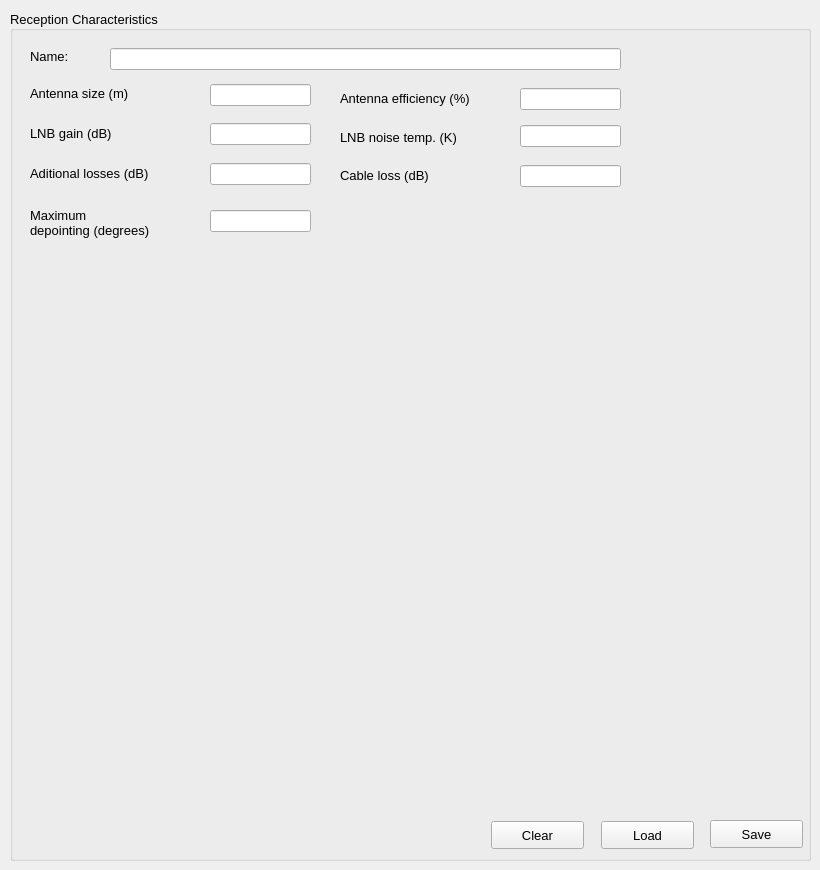
      <widget class="QWidget" name="reception_page_2">
       <widget class="QGroupBox" name="groupBox_13">
        <property name="geometry">
         <rect>
          <x>10</x>
          <y>10</y>
          <width>801</width>
          <height>851</height>
         </rect>
        </property>
        <property name="font">
         <font>
          <pointsize>10</pointsize>
         </font>
        </property>
        <property name="autoFillBackground">
         <bool>false</bool>
        </property>
        <property name="title">
         <string>Reception Characteristics</string>
        </property>
        <property name="alignment">
         <set>Qt::AlignJustify|Qt::AlignVCenter</set>
        </property>
        <widget class="QLabel" name="label_96">
         <property name="geometry">
          <rect>
           <x>20</x>
           <y>38</y>
           <width>55</width>
           <height>16</height>
          </rect>
         </property>
         <property name="text">
          <string>Name:</string>
         </property>
        </widget>
        <widget class="QLabel" name="label_97">
         <property name="geometry">
          <rect>
           <x>20</x>
           <y>68</y>
           <width>151</width>
           <height>31</height>
          </rect>
         </property>
         <property name="text">
          <string>Antenna size (m)</string>
         </property>
        </widget>
        <widget class="QLabel" name="label_98">
         <property name="geometry">
          <rect>
           <x>20</x>
           <y>113</y>
           <width>161</width>
           <height>21</height>
          </rect>
         </property>
         <property name="text">
          <string>LNB gain (dB)</string>
         </property>
        </widget>
        <widget class="QLineEdit" name="name_reception_rcp_2">
         <property name="geometry">
          <rect>
           <x>100</x>
           <y>38</y>
           <width>511</width>
           <height>22</height>
          </rect>
         </property>
        </widget>
        <widget class="QLineEdit" name="lnb_gain_reception_rcp_2">
         <property name="geometry">
          <rect>
           <x>200</x>
           <y>113</y>
           <width>101</width>
           <height>22</height>
          </rect>
         </property>
        </widget>
        <widget class="QLineEdit" name="ant_size_reception_rcp_2">
         <property name="geometry">
          <rect>
           <x>200</x>
           <y>74</y>
           <width>101</width>
           <height>22</height>
          </rect>
         </property>
        </widget>
        <widget class="QPushButton" name="save_reception_rcp_2">
         <property name="geometry">
          <rect>
           <x>700</x>
           <y>810</y>
           <width>93</width>
           <height>28</height>
          </rect>
         </property>
         <property name="font">
          <font>
           <pointsize>10</pointsize>
           <weight>50</weight>
           <bold>false</bold>
          </font>
         </property>
         <property name="text">
          <string>Save</string>
         </property>
        </widget>
        <widget class="QPushButton" name="load_reception_rcp_5">
         <property name="geometry">
          <rect>
           <x>591</x>
           <y>811</y>
           <width>93</width>
           <height>28</height>
          </rect>
         </property>
         <property name="font">
          <font>
           <pointsize>10</pointsize>
           <weight>50</weight>
           <bold>false</bold>
          </font>
         </property>
         <property name="text">
          <string>Load</string>
         </property>
        </widget>
        <widget class="QLabel" name="label_99">
         <property name="geometry">
          <rect>
           <x>330</x>
           <y>80</y>
           <width>171</width>
           <height>16</height>
          </rect>
         </property>
         <property name="text">
          <string>Antenna efficiency (%)</string>
         </property>
        </widget>
        <widget class="QLineEdit" name="ant_eff_reception_rcp_2">
         <property name="geometry">
          <rect>
           <x>510</x>
           <y>78</y>
           <width>101</width>
           <height>22</height>
          </rect>
         </property>
        </widget>
        <widget class="QLabel" name="label_100">
         <property name="geometry">
          <rect>
           <x>330</x>
           <y>119</y>
           <width>161</width>
           <height>16</height>
          </rect>
         </property>
         <property name="text">
          <string>LNB noise temp. (K)</string>
         </property>
        </widget>
        <widget class="QLineEdit" name="lnb_temp_reception_rcp_2">
         <property name="geometry">
          <rect>
           <x>510</x>
           <y>115</y>
           <width>101</width>
           <height>22</height>
          </rect>
         </property>
        </widget>
        <widget class="QLabel" name="label_101">
         <property name="geometry">
          <rect>
           <x>20</x>
           <y>138</y>
           <width>171</width>
           <height>51</height>
          </rect>
         </property>
         <property name="layoutDirection">
          <enum>Qt::LeftToRight</enum>
         </property>
         <property name="text">
          <string>Aditional losses (dB)</string>
         </property>
        </widget>
        <widget class="QLineEdit" name="aditional_losses_reception_rcp_2">
         <property name="geometry">
          <rect>
           <x>200</x>
           <y>153</y>
           <width>101</width>
           <height>22</height>
          </rect>
         </property>
        </widget>
        <widget class="QLabel" name="label_102">
         <property name="geometry">
          <rect>
           <x>20</x>
           <y>187</y>
           <width>171</width>
           <height>51</height>
          </rect>
         </property>
         <property name="layoutDirection">
          <enum>Qt::LeftToRight</enum>
         </property>
         <property name="text">
          <string>Maximum 
depointing (degrees)</string>
         </property>
        </widget>
        <widget class="QLineEdit" name="max_depoint_reception_rcp_2">
         <property name="geometry">
          <rect>
           <x>200</x>
           <y>200</y>
           <width>101</width>
           <height>22</height>
          </rect>
         </property>
        </widget>
        <widget class="QPushButton" name="clear_reception_rcp_3">
         <property name="geometry">
          <rect>
           <x>481</x>
           <y>811</y>
           <width>93</width>
           <height>28</height>
          </rect>
         </property>
         <property name="font">
          <font>
           <pointsize>10</pointsize>
           <weight>50</weight>
           <bold>false</bold>
          </font>
         </property>
         <property name="text">
          <string>Clear</string>
         </property>
        </widget>
        <widget class="QLabel" name="label_103">
         <property name="geometry">
          <rect>
           <x>330</x>
           <y>140</y>
           <width>171</width>
           <height>51</height>
          </rect>
         </property>
         <property name="layoutDirection">
          <enum>Qt::LeftToRight</enum>
         </property>
         <property name="text">
          <string>Cable loss (dB)</string>
         </property>
        </widget>
        <widget class="QLineEdit" name="cable_loss_reception_rcp_2">
         <property name="geometry">
          <rect>
           <x>510</x>
           <y>155</y>
           <width>101</width>
           <height>22</height>
          </rect>
         </property>
        </widget>
       </widget>
      </widget>
